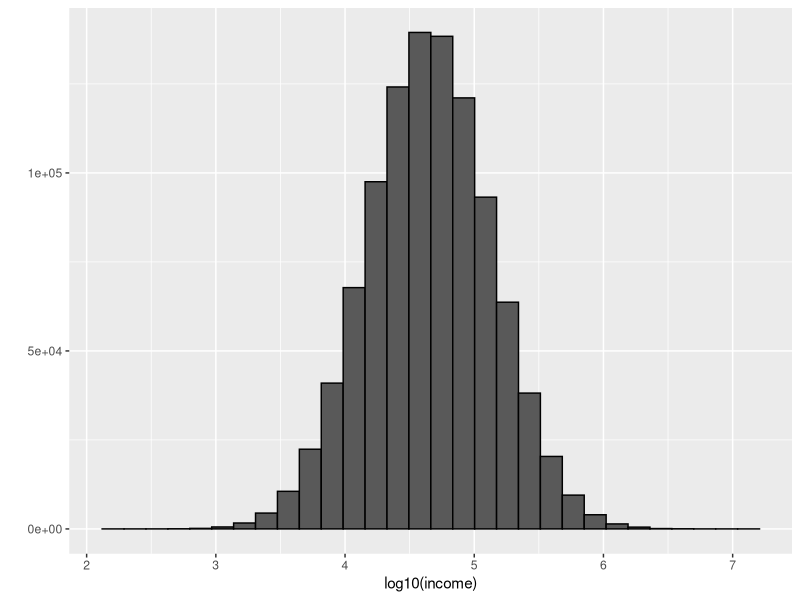
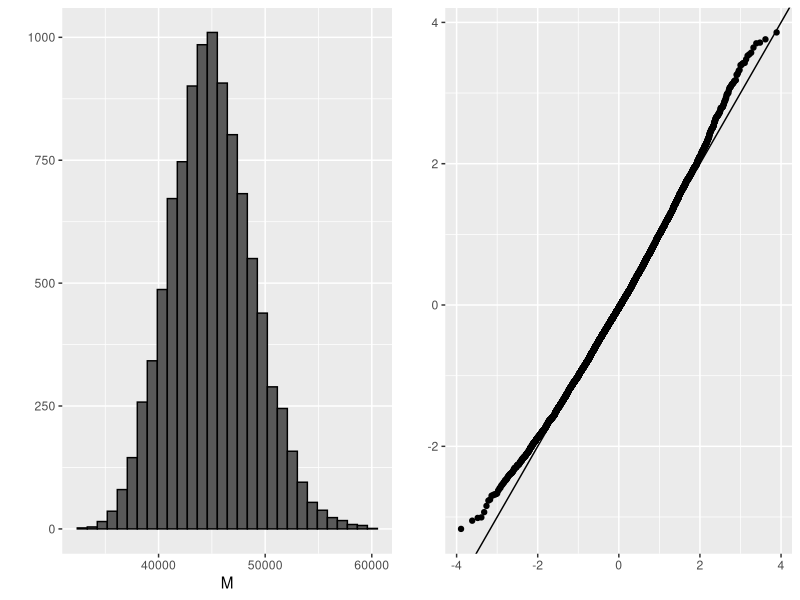
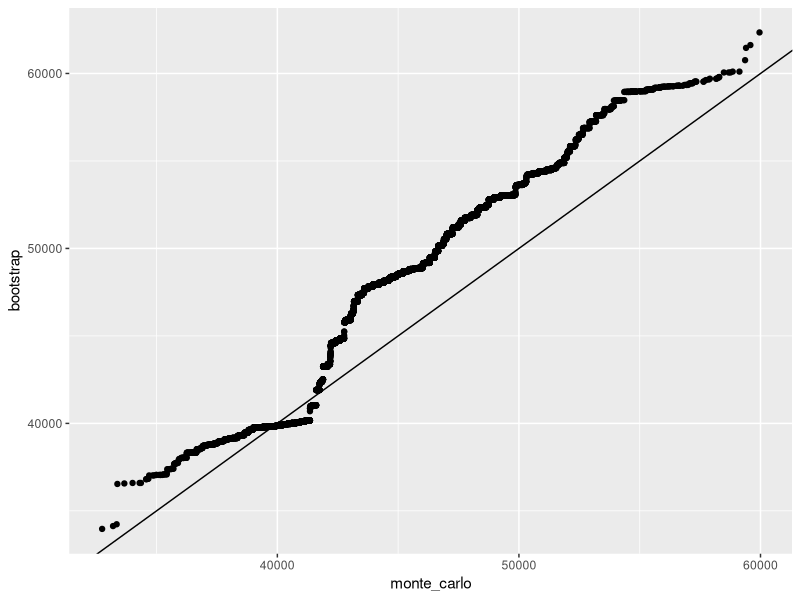

Here is the R script that generated these plots, in order:
#S04_C20_bootstrap
#Bootstrap

library(dslabs)
library(tidyverse)
library(caret)
library(purrr)
library(gridExtra)

#En está modulo describimos el bootstrap.

#Vamos a usar un ejemplo muy simple para hacerlo.

#Suponga que la distribución del ingreso de una población es la siguiente.

n <- 10^6
income <- 10^(rnorm(n, log10(45000), log10(3)))
qplot(log10(income), bins = 30, color = I("black"))

#La mediana de la población es, en este caso, de aproximadamente 45,000.

m <- median(income)
m

#Supongamos que no tenemos acceso a toda la población, pero queremos estimar la mediana, llamémosla M. Tomamos una muestra de 250 y estimamos la mediana de la población, M, con la muestra mediana grande M, como esta.

set.seed(1995)

N <- 250
X <- sample(income, N)
M<- median(X)
M

#Ahora, ¿podemos construir un intervalo de confianza?
  
#¿Cuál es la distribución de la mediana muestral?
  
#De una simulación de Monte Carlo, vemos que la distribución de la mediana de la muestra es aproximadamente normal con el siguiente valor esperado y los errores estándar.

B <- 10^4

M <- replicate(B, {
  X <- sample(income, N)
  median(X)
})


#puedes verlo aqui.

p1 <- qplot(M, bins = 30, color = I("black"))
p2 <- qplot(sample = scale(M)) + geom_abline()
grid.arrange(p1, p2, ncol = 2)

mean(M)
sd(M)

#El problema aquí es que, como hemos descrito antes, en la práctica, no tenemos acceso a la distribución.

#En el pasado, hemos usado el teorema del límite central, pero el teorema del límite central que estudiamos se aplica a los promedios y aquí estamos interesados en la mediana.

#El bootstrap nos permite aproximar una simulación de Monte Carlo sin acceso a toda la distribución.

#La idea general es relativamente simple.

#Actuamos como si la muestra fuera la población completa y la muestra con conjuntos de datos de reemplazo del mismo tamaño.

#Luego calculamos la estadística de resumen, en este caso, la mediana, en lo que se llama la muestra de bootstrap.
#Ahora podemos comprobar qué tan cerca está de la distribución real.

#Podemos ver que está relativamente cerca.

  
#Hay una teoría que nos dice que la distribución de la estadística obtenida con muestras de bootstrap se aproxima a la distribución de nuestra estadística real.

#Así es como construimos muestras de bootstrap en una distribución aproximada.

#Este simple código.

B <- 10^4
M_star <- replicate(B, {
  X_star <- sample(X, N, replace = TRUE)
  median(X_star)
})

#Ahora podemos comprobar qué tan cerca está de la distribución real.

tibble(monte_carlo = sort(M), bootstrap = sort(M_star)) %>%
  qplot(monte_carlo, bootstrap, data = .) + 
  geom_abline()


#Podemos ver que está relativamente cerca.

quantile(M, c(0.05, 0.95))
quantile(M_star, c(0.05, 0.95))

#Vemos que no es perfecto, pero proporciona una aproximación decente.

#En particular, observe las cantidades que necesitamos para formar un intervalo de confianza del 95%.

#Están bastante cerca.

#Esto es mucho mejor de lo que obtenemos si utilizamos sin pensar el teorema del límite central, que nos daría este intervalo de confianza, que es completamente incorrecto.

median(X) + 1.96 * sd(X) / sqrt(N) * c(-1, 1)


#Si sabemos que la distribución es normal, podemos usar un bootstrap para estimar la media, el error estándar, y luego formar un intervalo de confianza de esa manera.

mean(M) + 1.96 * sd(M) * c(-1,1)
mean(M_star) + 1.96 * sd(M_star) * c(-1, 1)
